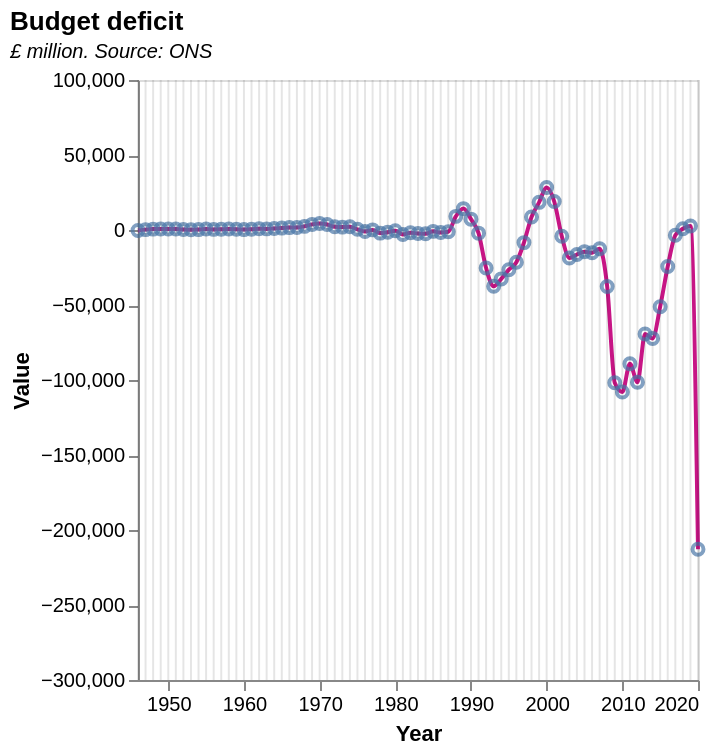

Write the Vega-Lite specification saved for this chart.
### Vega-Lite specification from a JSON file in a GitHub repository (floating-point values rounded to 4 significant figures)
{"$schema": "https://vega.github.io/schema/vega-lite/v5.json", "description": "(F3) Current UK budget deficit", "title": {"text": "Budget deficit", "subtitle": "£ million. Source: ONS", "subtitleFontStyle": "italic", "subtitleFontSize": 10, "anchor": "start", "color": "black"}, "data": {"values": [{"Year": "1946", "Value": "-275", "Detail": "CG: Current Budget Deficit: £m CPNSA"}, {"Year": "1947", "Value": "246", "Detail": ""}, {"Year": "1948", "Value": "593", "Detail": ""}, {"Year": "1949", "Value": "711", "Detail": ""}, {"Year": "1950", "Value": "717", "Detail": ""}, {"Year": "1951", "Value": "624", "Detail": ""}, {"Year": "1952", "Value": "349", "Detail": ""}, {"Year": "1953", "Value": "224", "Detail": ""}, {"Year": "1954", "Value": "271", "Detail": ""}, {"Year": "1955", "Value": "617", "Detail": ""}, {"Year": "1956", "Value": "412", "Detail": ""}, {"Year": "1957", "Value": "526", "Detail": ""}, {"Year": "1958", "Value": "623", "Detail": ""}, {"Year": "1959", "Value": "525", "Detail": ""}, {"Year": "1960", "Value": "266", "Detail": ""}, {"Year": "1961", "Value": "512", "Detail": ""}, {"Year": "1962", "Value": "845", "Detail": ""}, {"Year": "1963", "Value": "739", "Detail": ""}, {"Year": "1964", "Value": "1055", "Detail": ""}, {"Year": "1965", "Value": "1274", "Detail": ""}, {"Year": "1966", "Value": "1603", "Detail": ""}, {"Year": "1967", "Value": "1718", "Detail": ""}, {"Year": "1968", "Value": "2422", "Detail": ""}, {"Year": "1969", "Value": "3726", "Detail": ""}, {"Year": "1970", "Value": "4381", "Detail": ""}, {"Year": "1971", "Value": "3663", "Detail": ""}, {"Year": "1972", "Value": "2126", "Detail": ""}, {"Year": "1973", "Value": "1918", "Detail": ""}, {"Year": "1974", "Value": "2163", "Detail": ""}, {"Year": "1975", "Value": "466", "Detail": ""}, {"Year": "1976", "Value": "-967", "Detail": ""}, {"Year": "1977", "Value": "77", "Detail": ""}, {"Year": "1978", "Value": "-2081", "Detail": ""}, {"Year": "1979", "Value": "-1434", "Detail": ""}, {"Year": "1980", "Value": "-542", "Detail": ""}, {"Year": "1981", "Value": "-2972", "Detail": ""}, {"Year": "1982", "Value": "-1775", "Detail": ""}, {"Year": "1983", "Value": "-2368", "Detail": ""}, {"Year": "1984", "Value": "-2558", "Detail": ""}, {"Year": "1985", "Value": "-913", "Detail": ""}, {"Year": "1986", "Value": "-1664", "Detail": ""}, {"Year": "1987", "Value": "-1144", "Detail": ""}, {"Year": "1988", "Value": "9093", "Detail": ""}, {"Year": "1989", "Value": "14257", "Detail": ""}, {"Year": "1990", "Value": "7230", "Detail": ""}, {"Year": "1991", "Value": "-2105", "Detail": ""}, {"Year": "1992", "Value": "-25377", "Detail": ""}, {"Year": "1993", "Value": "-37527", "Detail": ""}, {"Year": "1994", "Value": "-32607", "Detail": ""}, {"Year": "1995", "Value": "-26457", "Detail": ""}, {"Year": "1996", "Value": "-21551", "Detail": ""}, {"Year": "1997", "Value": "-8409", "Detail": ""}, {"Year": "1998", "Value": "8688", "Detail": ""}, {"Year": "1999", "Value": "18440", "Detail": ""}, {"Year": "2000", "Value": "28347", "Detail": ""}, {"Year": "2001", "Value": "18996", "Detail": ""}, {"Year": "2002", "Value": "-4180", "Detail": ""}, {"Year": "2003", "Value": "-18679", "Detail": ""}, {"Year": "2004", "Value": "-16347", "Detail": ""}, {"Year": "2005", "Value": "-14439", "Detail": ""}, {"Year": "2006", "Value": "-15182", "Detail": ""}, {"Year": "2007", "Value": "-12528", "Detail": ""}, {"Year": "2008", "Value": "-37657", "Detail": ""}, {"Year": "2009", "Value": "-101889", "Detail": ""}, {"Year": "2010", "Value": "-108019", "Detail": ""}, {"Year": "2011", "Value": "-89211", "Detail": ""}, {"Year": "2012", "Value": "-101524", "Detail": ""}, {"Year": "2013", "Value": "-69300", "Detail": ""}, {"Year": "2014", "Value": "-72267", "Detail": ""}, {"Year": "2015", "Value": "-51110", "Detail": ""}, {"Year": "2016", "Value": "-24326", "Detail": ""}, {"Year": "2017", "Value": "-3475", "Detail": ""}, {"Year": "2018", "Value": "792", "Detail": ""}, {"Year": "2019", "Value": "2720", "Detail": ""}, {"Year": "2020", "Value": "-212849", "Detail": ""}], "format": {"parse": {"Year": "date", "Date": "date"}}}, "height": 300, "width": 280, "encoding": {"x": {"field": "Year", "type": "temporal", "axis": {"grid": false}}}, "layer": [{"encoding": {"y": {"field": "Value", "type": "quantitative", "scale": {"domain": [-300000, 100000]}, "axis": {"grid": false}}}, "layer": [{"mark": {"type": "line", "color": "mediumvioletred", "interpolate": "monotone"}}, {"mark": "point"}]}, {"mark": "rule", "encoding": {"opacity": {"value": 0.1}, "tooltip": [{"field": "Date", "type": "temporal", "format": "%B, %Y"}, {"field": "Value", "title": "Budget deficit", "type": "quantitative", "format": ",.0f"}]}}, {"mark": {"type": "rule", "color": "darkgrey", "size": 0.75}, "encoding": {"y": {"field": "Value", "type": "quantitative"}}, "data": {"values": [{"Value": "0"}]}}]}
